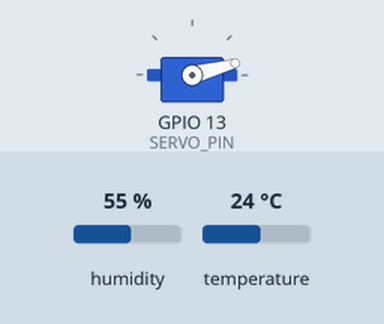
Simulated run of this sketch. Board: ESP32. Shown: servo. The inputs (shaded band) are chosen by the test bench; at power-on: humidity 55 %, temperature 24 °C. WiFi joins after 1.5 s; servers stay silent unless stated; uploads are accepted with an empty reply; random numbers use the default seed unless the sketch sets one; what the sketch prints to the serial monitor is not drawn.

Above: at 5.1 s.
At 10.1 s:
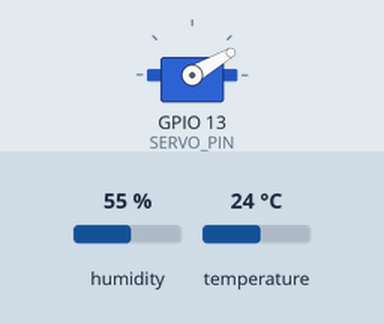
At 20.1 s:
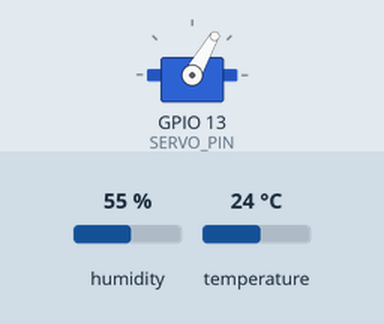
At 35.1 s:
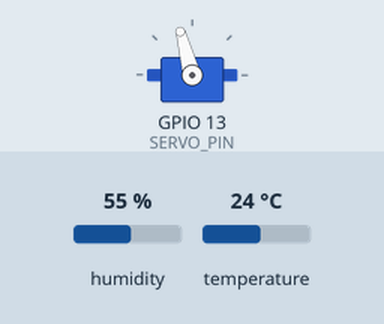
Timing chart, 0 to 36.6 s (numbered marks = the images above):
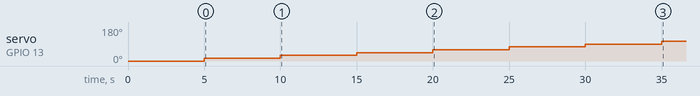

The sketch:

esp32_neuroguard.ino
```cpp
/*
 * NeuroGuard ESP32 Firmware
 *
 * Hardware:
 *   - ESP32 DevKit
 *   - DHT11/DHT22 Humidity & Temperature Sensor (GPIO 4)
 *   - Servo Motor (GPIO 13)
 *
 * Connects to WiFi, registers with NeuroGuard backend,
 * and sends telemetry every 5 seconds including sensor
 * data and peripheral info.
 *
 * Libraries required (install via Arduino Library Manager):
 *   - DHT sensor library by Adafruit
 *   - Adafruit Unified Sensor
 *   - ESP32Servo
 *   - ArduinoJson (v6+)
 */

#include <WiFi.h>
#include <HTTPClient.h>
#include <ArduinoJson.h>
#include <DHT.h>
#include <ESP32Servo.h>

// ─── Configuration ───────────────────────────────────
// WiFi credentials — change these to match your network
const char* WIFI_SSID     = "YOUR_WIFI_SSID";
const char* WIFI_PASSWORD = "YOUR_WIFI_PASSWORD";

// NeuroGuard backend address (Raspberry Pi IP)
const char* BACKEND_HOST = "10.102.70.61";
const int   BACKEND_PORT = 8000;

// Device identity
const char* DEVICE_ID   = "esp32_neuroguard_01";
const char* DEVICE_NAME = "ESP32 NeuroGuard Node";
const char* DEVICE_TYPE = "esp32";

// ─── Pin Configuration ────────────────────────────────
#define DHT_PIN    4       // DHT data pin
#define DHT_TYPE   DHT11   // Change to DHT22 if using DHT22
#define SERVO_PIN  13      // Servo signal pin

// ─── Timing ───────────────────────────────────────────
const unsigned long TELEMETRY_INTERVAL_MS = 5000;  // 5 seconds
const unsigned long REGISTER_RETRY_MS     = 10000; // 10 seconds

// ─── Objects ──────────────────────────────────────────
DHT dht(DHT_PIN, DHT_TYPE);
Servo servoMotor;
HTTPClient http;

unsigned long lastTelemetry = 0;
bool registered = false;
int servoAngle = 0;
int servoDirection = 1;  // 1 = increasing, -1 = decreasing

// ─── Setup ────────────────────────────────────────────
void setup() {
    Serial.begin(115200);
    delay(1000);
    Serial.println("\n========================================");
    Serial.println("  NeuroGuard ESP32 Firmware v1.0");
    Serial.println("========================================\n");

    // Initialize sensors
    dht.begin();
    Serial.println("[INIT] DHT sensor initialized on GPIO " + String(DHT_PIN));

    // Initialize servo
    servoMotor.attach(SERVO_PIN);
    servoMotor.write(0);
    Serial.println("[INIT] Servo motor initialized on GPIO " + String(SERVO_PIN));

    // Connect to WiFi
    connectWiFi();
}

// ─── Main Loop ────────────────────────────────────────
void loop() {
    // Ensure WiFi is connected
    if (WiFi.status() != WL_CONNECTED) {
        connectWiFi();
    }

    // Register with backend if not yet registered
    if (!registered) {
        registered = registerDevice();
        if (!registered) {
            delay(REGISTER_RETRY_MS);
            return;
        }
    }

    // Send telemetry at interval
    unsigned long now = millis();
    if (now - lastTelemetry >= TELEMETRY_INTERVAL_MS) {
        lastTelemetry = now;

        // Sweep servo motor (demonstrates actuator is working)
        sweepServo();

        // Read sensors and send telemetry
        sendTelemetry();
    }
}

// ─── WiFi Connection ──────────────────────────────────
void connectWiFi() {
    Serial.print("[WIFI] Connecting to " + String(WIFI_SSID));
    WiFi.mode(WIFI_STA);
    WiFi.begin(WIFI_SSID, WIFI_PASSWORD);

    int attempts = 0;
    while (WiFi.status() != WL_CONNECTED && attempts < 30) {
        delay(500);
        Serial.print(".");
        attempts++;
    }

    if (WiFi.status() == WL_CONNECTED) {
        Serial.println("\n[WIFI] Connected! IP: " + WiFi.localIP().toString());
    } else {
        Serial.println("\n[WIFI] Connection failed. Retrying...");
    }
}

// ─── Device Registration ──────────────────────────────
bool registerDevice() {
    String url = "http://" + String(BACKEND_HOST) + ":" + String(BACKEND_PORT) + "/api/device/register";

    StaticJsonDocument<512> doc;
    doc["device_id"] = DEVICE_ID;
    doc["name"]      = DEVICE_NAME;
    doc["type"]      = DEVICE_TYPE;
    doc["ip"]        = WiFi.localIP().toString();
    doc["mac"]       = WiFi.macAddress();

    String body;
    serializeJson(doc, body);

    http.begin(url);
    http.addHeader("Content-Type", "application/json");
    int httpCode = http.POST(body);

    if (httpCode == 200) {
        String response = http.getString();
        Serial.println("[REG] Registered with backend: " + response);
        http.end();
        return true;
    } else {
        Serial.println("[REG] Registration failed (HTTP " + String(httpCode) + ")");
        http.end();
        return false;
    }
}

// ─── Servo Sweep ──────────────────────────────────────
void sweepServo() {
    servoAngle += servoDirection * 15;
    if (servoAngle >= 180) {
        servoAngle = 180;
        servoDirection = -1;
    } else if (servoAngle <= 0) {
        servoAngle = 0;
        servoDirection = 1;
    }
    servoMotor.write(servoAngle);
    Serial.println("[SERVO] Angle: " + String(servoAngle) + "°");
}

// ─── Send Telemetry ───────────────────────────────────
void sendTelemetry() {
    // Read DHT sensor
    float humidity    = dht.readHumidity();
    float temperature = dht.readTemperature();

    bool dhtValid = !isnan(humidity) && !isnan(temperature);
    if (!dhtValid) {
        Serial.println("[DHT] Failed to read sensor (check wiring)");
        humidity = 0;
        temperature = 0;
    } else {
        Serial.println("[DHT] Humidity: " + String(humidity) + "% | Temp: " + String(temperature) + "°C");
    }

    // Build telemetry JSON
    String url = "http://" + String(BACKEND_HOST) + ":" + String(BACKEND_PORT) + "/api/device/telemetry";

    StaticJsonDocument<1024> doc;
    doc["device_id"]   = DEVICE_ID;
    doc["ip"]          = WiFi.localIP().toString();
    doc["connections"] = 1;
    doc["bytes"]       = random(500, 5000);
    doc["protocol"]    = "TCP";

    // Sensor data
    JsonObject sensors = doc.createNestedObject("sensors");
    sensors["humidity"]    = humidity;
    sensors["temperature"] = temperature;

    // Actuator data
    JsonObject actuators = doc.createNestedObject("actuators");
    JsonObject servo = actuators.createNestedObject("servo");
    servo["angle"]  = servoAngle;
    servo["active"] = true;

    // Peripheral declarations (so backend registers them in topology)
    JsonArray peripherals = doc.createNestedArray("peripherals");

    JsonObject servoPeripheral = peripherals.createNestedObject();
    servoPeripheral["type"] = "servo";
    servoPeripheral["name"] = "Servo Motor (GPIO13)";
    JsonObject servoData = servoPeripheral.createNestedObject("data");
    servoData["angle"] = servoAngle;
    servoData["pin"]   = SERVO_PIN;

    JsonObject dhtPeripheral = peripherals.createNestedObject();
    dhtPeripheral["type"] = "humidity sensor";
    dhtPeripheral["name"] = "DHT11 Humidity Sensor";
    JsonObject dhtData = dhtPeripheral.createNestedObject("data");
    dhtData["humidity"]    = humidity;
    dhtData["temperature"] = temperature;
    dhtData["pin"]         = DHT_PIN;
    dhtData["valid"]       = dhtValid;

    String body;
    serializeJson(doc, body);

    http.begin(url);
    http.addHeader("Content-Type", "application/json");
    int httpCode = http.POST(body);

    if (httpCode == 200) {
        String response = http.getString();
        Serial.println("[TEL] Telemetry sent OK: " + response);
    } else {
        Serial.println("[TEL] Telemetry failed (HTTP " + String(httpCode) + ")");
    }
    http.end();
}
```

Measured:
- by itself, servo on GPIO 13 (SERVO_PIN): moves from 0° to 105° over 30.0 s
